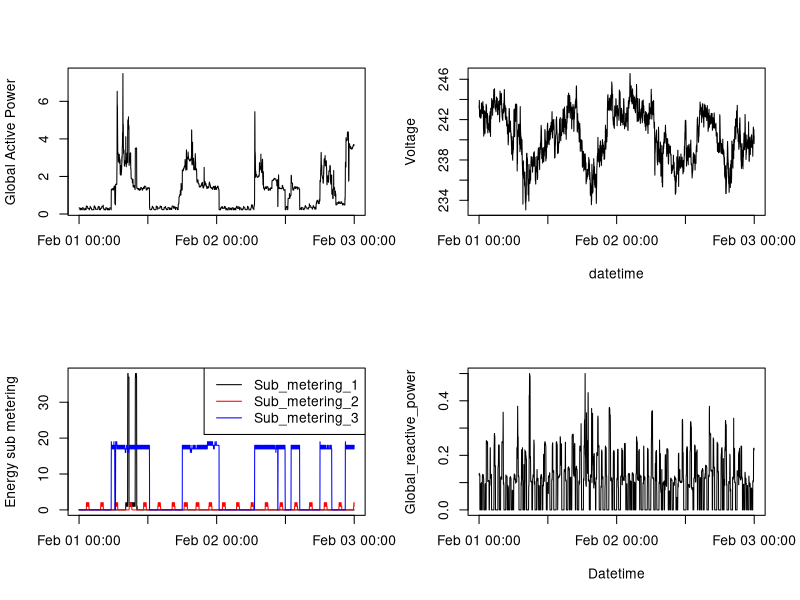

Generate this figure with R:
# Read the data from the subset_data.txt file
subset_data <- read.table("subset_data.txt", sep = ";", header = TRUE, na.strings = "?")

# Convert DateTime column to POSIXct format
subset_data$DateTime <- as.POSIXct(subset_data$DateTime)

# Create a new plotting device for the combined plot
png("plot4.png", width = 480, height = 480, units = "px")

# Create the plot using the base plotting system
par(mfrow = c(2, 2))

# Plot 1
plot(subset_data$DateTime, subset_data$Global_active_power, type = "l", xlab = "", ylab = "Global Active Power", main = "")

# Plot 2
plot(subset_data$DateTime, subset_data$Voltage, type = "l", xlab = "datetime", ylab = "Voltage", main = "")

# Plot 3
plot(subset_data$DateTime, subset_data$Sub_metering_1, type = "l", col = "black", xlab = "", ylab = "Energy sub metering", main = "")
lines(subset_data$DateTime, subset_data$Sub_metering_2, type = "l", col = "red")
lines(subset_data$DateTime, subset_data$Sub_metering_3, type = "l", col = "blue")
legend("topright", legend = c("Sub_metering_1", "Sub_metering_2", "Sub_metering_3"), col = c("black", "red", "blue"), lty = 1)

# Plot 4
plot(subset_data$DateTime, subset_data$Global_reactive_power, type = "l", xlab = "Datetime", ylab = "Global_reactive_power", main = "")

# Close the plotting device
dev.off()
